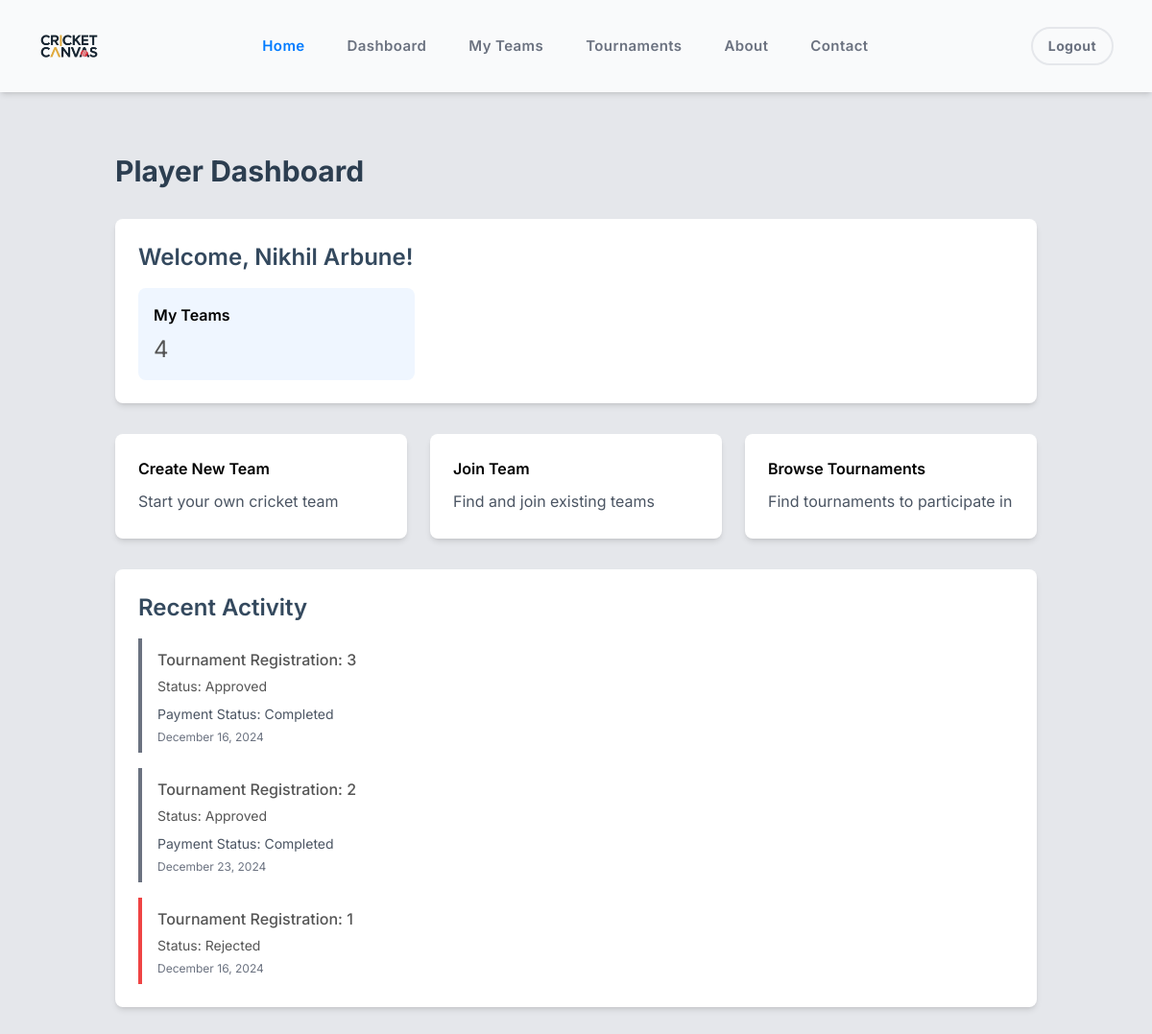
Screenshot of /dashboard/player_dashboard.php (signed in) with the database file from the repository.
### tables this page shows
CREATE TABLE `users` (
  `user_id` int(11) NOT NULL,
  `username` varchar(50) NOT NULL,
  `email` varchar(100) NOT NULL,
  `password` varchar(255) NOT NULL,
  `role` enum('player','organizer','admin') NOT NULL,
  `is_active` tinyint(1) NOT NULL DEFAULT 1,
  `created_at` timestamp NOT NULL DEFAULT current_timestamp()
);

CREATE TABLE `tournament_teams` (
  `tournament_id` int(11) NOT NULL,
  `team_id` int(11) NOT NULL,
  `registration_date` timestamp NOT NULL DEFAULT current_timestamp(),
  `status` enum('pending','approved','rejected') DEFAULT 'pending',
  `payment_status` enum('pending','completed') DEFAULT 'pending',
  `transaction_id` varchar(100) DEFAULT NULL,
  `payment_proof` varchar(255) DEFAULT NULL
);

### config/config.php (called while the page is built, shortened)
<?php
function isLoggedIn() {
    return isset($_SESSION['user_id']);
}
function getUserRole() {
    return $_SESSION['role'] ?? null;
}
?>

### dashboard/player_dashboard.php (the view, shortened to what this page needs)
<?php
require_once '../includes/header.php';
$stmt = $pdo->prepare("SELECT * FROM users WHERE user_id = ?");
$stmt->execute([$_SESSION['user_id']]);
$player = $stmt->fetch();
$stmt = $pdo->prepare("
    SELECT t.* FROM teams t
    JOIN team_members tm ON t.team_id = tm.team_id
    WHERE tm.user_id = ? AND tm.status = 'approved'
");
$stmt->execute([$_SESSION['user_id']]);
$teams = $stmt->fetchAll();
$stmt = $pdo->prepare("
    SELECT DISTINCT
        tt.*,
        t.tournament_name,
        t.entry_fee,
        tm.team_name,
        CASE
            WHEN tt.payment_status = 'completed' THEN 'completed'
            WHEN t.entry_fee > 0 AND tt.status = 'approved' THEN 'pending'
            ELSE NULL
        END as payment_status,
        tt.registration_date
    FROM tournament_teams tt
    JOIN tournaments t ON tt.tournament_id = t.tournament_id
    JOIN teams tm ON tt.team_id = tm.team_id
    WHERE tt.team_id IN (
        SELECT team_id
        FROM teams
        WHERE captain_id = ?
    )
    ORDER BY
        t.tournament_name,
        tt.registration_date DESC
");
$stmt->execute([$_SESSION['user_id']]);
$recent_activities = $stmt->fetchAll(PDO::FETCH_GROUP | PDO::FETCH_ASSOC);
?>
<div class="container mx-auto px-4 py-8">
    <h1 class="text-3xl font-bold mb-8">Player Dashboard</h1>
    <div class="bg-white rounded-lg shadow-md p-6 mb-8">
        <h2 class="text-2xl font-semibold mb-4">Welcome, <?php echo htmlspecialchars($player['username']); ?>!</h2>
        <div class="grid grid-cols-1 md:grid-cols-3 gap-6">
            <div class="bg-blue-50 p-4 rounded-lg">
                <h3 class="font-semibold mb-2">My Teams</h3>
                <p class="text-2xl"><?php echo count($teams); ?></p>
            </div>
        </div>
    </div>
    <div class="grid grid-cols-1 md:grid-cols-2 lg:grid-cols-3 gap-6 mb-8">
        <a href="<?php echo BASE_URL; ?>/teams/create.php"
            class="bg-white p-6 rounded-lg shadow-md hover:shadow-lg transition-shadow">
            <h3 class="font-semibold mb-2">Create New Team</h3>
            <p class="text-gray-600">Start your own cricket team</p>
        </a>
        <a href="<?php echo BASE_URL; ?>/teams/join.php"
            class="bg-white p-6 rounded-lg shadow-md hover:shadow-lg transition-shadow">
            <h3 class="font-semibold mb-2">Join Team</h3>
            <p class="text-gray-600">Find and join existing teams</p>
        </a>
        <a href="<?php echo BASE_URL; ?>/tournaments/list.php"
            class="bg-white p-6 rounded-lg shadow-md hover:shadow-lg transition-shadow">
            <h3 class="font-semibold mb-2">Browse Tournaments</h3>
            <p class="text-gray-600">Find tournaments to participate in</p>
        </a>
    </div>
    <div class="bg-white rounded-lg shadow-md p-6">
        <h2 class="text-2xl font-semibold mb-4">Recent Activity</h2>
        <?php if (empty($recent_activities)): ?>
            <p class="text-gray-500">No recent activity</p>
        <?php else: ?>
            <div class="space-y-4">
                <?php foreach ($recent_activities as $tournament_name => $activities): ?>
                    <div class="border-l-4
                        <?php echo getActivityBorderColor($activities[0]['status'], $activities[0]['payment_status']); ?>
                        pl-4 py-2">
                        <p class="font-medium">
                            Tournament Registration: <?php echo htmlspecialchars($tournament_name); ?>
                        </p>
                        <div class="text-sm text-gray-600">
                            <p>Status: <?php echo ucfirst($activities[0]['status']); ?></p>
                            <?php if ($activities[0]['entry_fee'] > 0): ?>
                                <?php if ($activities[0]['status'] === 'approved'): ?>
                                    <?php if ($activities[0]['payment_status'] === 'pending'): ?>
                                        <p class="text-red-600 font-medium mt-1">
                                            Payment Due: ₹<?php echo number_format($activities[0]['entry_fee'], 2); ?>
                                            <a href="<?php echo BASE_URL; ?>/tournaments/payment/submit.php?tournament_id=<?php echo $activities[0]['tournament_id']; ?>&team_id=<?php echo $activities[0]['team_id']; ?>"
                                                class="ml-2 text-blue-500 hover:text-blue-700">
                                                Pay Now
                                            </a>
                                        </p>
                                    <?php else: ?>
                                        <p class="mt-1">
                                            <span class="<?php echo getPaymentStatusColor($activities[0]['payment_status']); ?>">
                                                Payment Status: <?php echo ucfirst($activities[0]['payment_status']); ?>
                                            </span>
                                        </p>
                                    <?php endif; ?>
                                <?php endif; ?>
                            <?php endif; ?>
                        </div>
                        <p class="text-xs text-gray-500 mt-1">
                            <?php echo timeAgo($activities[0]['registration_date']); ?>
                        </p>
                    </div>
                <?php endforeach; ?>
            </div>
        <?php endif; ?>
    </div>
</div>
<?php
function getActivityBorderColor($status, $payment_status)
{
    if ($status === 'pending') {
        return 'border-yellow-500';
    } elseif ($status === 'approved') {
        if ($payment_status === null || $payment_status === 'pending') {
            return 'border-red-500';
        } elseif ($payment_status === 'submitted') {
            return 'border-blue-500';
        } elseif ($payment_status === 'verified') {
            return 'border-green-500';
        }
    } elseif ($status === 'rejected') {
        return 'border-red-500';
    }
    return 'border-gray-500';
}
function getPaymentStatusColor($status)
{
    switch ($status) {
        default:
            return 'text-gray-600';
    }
}
function timeAgo($date)
{
    $timestamp = strtotime($date);
    $difference = time() - $timestamp;
    if ($difference < 60) {
        return "Just now";
    } elseif ($difference < 3600) {
        return floor($difference / 60) . " minutes ago";
    } elseif ($difference < 86400) {
        return floor($difference / 3600) . " hours ago";
    } elseif ($difference < 604800) {
        return floor($difference / 86400) . " days ago";
    } else {
        return date('F j, Y', $timestamp);
    }
}
?>

### includes/header.php (shortened to what this page needs)
<?php
require_once __DIR__ . '/../config/config.php';
?>
<!DOCTYPE html>
<html lang="en">
<head>
    <script src="https://cdn.tailwindcss.com"></script>
    <link rel="stylesheet" href="<?php echo BASE_URL; ?>/assets/css/style.css">
</head>
<body class="bg-gray-200">
    <header class='flex shadow-md py-4 px-4 sm:px-10 bg-gray-50 font-[sans-serif] min-h-[70px] tracking-wide relative z-50'>
        <div class='flex flex-wrap items-center justify-between gap-5 w-full'>
            <a href="<?php echo BASE_URL; ?>">
                <img src="<?php echo BASE_URL; ?>/assets/images/logo12.png" alt="Cricket Canvas" class='w-16' />
            </a>
            <div id="collapseMenu"
                class='max-lg:hidden lg:!block max-lg:before:fixed max-lg:before:bg-black max-lg:before:opacity-50 max-lg:before:inset-0 max-lg:before:z-50'>
                <ul class='lg:flex gap-x-5 max-lg:space-y-3 max-lg:fixed max-lg:bg-white max-lg:w-1/2 max-lg:min-w-[300px] max-lg:top-0 max-lg:left-0 max-lg:p-6 max-lg:h-full max-lg:shadow-md max-lg:overflow-auto z-50'>
                    <li class='max-lg:border-b border-gray-300 max-lg:py-3 px-3'>
                        <a href='<?php echo BASE_URL; ?>' class='hover:text-[#007bff] text-[#007bff] block font-semibold text-[15px]'>Home</a>
                    </li>
                    <?php if (isLoggedIn()): ?>
                        <?php if (getUserRole() == 'player'): ?>
                            <li class='max-lg:border-b border-gray-300 max-lg:py-3 px-3'>
                                <a href='<?php echo BASE_URL; ?>/dashboard/player_dashboard.php' class='hover:text-[#007bff] text-gray-500 block font-semibold text-[15px]'>Dashboard</a>
                            </li>
                            <li class='max-lg:border-b border-gray-300 max-lg:py-3 px-3'>
                                <a href='<?php echo BASE_URL; ?>/teams/view.php' class='hover:text-[#007bff] text-gray-500 block font-semibold text-[15px]'>My Teams</a>
                            </li>
                            <li class='max-lg:border-b border-gray-300 max-lg:py-3 px-3'>
                                <a href='<?php echo BASE_URL; ?>/tournaments/list.php' class='hover:text-[#007bff] text-gray-500 block font-semibold text-[15px]'>Tournaments</a>
                            </li>
                        <?php endif; ?>
                    <?php endif; ?>
                    <li class='max-lg:border-b border-gray-300 max-lg:py-3 px-3'>
                        <a href='<?php echo BASE_URL; ?>/includes/about.php' class='hover:text-[#007bff] text-gray-500 block font-semibold text-[15px]'>About</a>
                    </li>
                    <li class='max-lg:border-b border-gray-300 max-lg:py-3 px-3'>
                        <a href='<?php echo BASE_URL; ?>/includes/contact.php' class='hover:text-[#007bff] text-gray-500 block font-semibold text-[15px]'>Contact</a>
                    </li>
                </ul>
            </div>
            <div class='flex max-lg:ml-auto space-x-4'>
                <?php if (!isLoggedIn()): ?>
                    <a href='<?php echo BASE_URL; ?>/auth/login.php' class='px-4 py-2 text-sm rounded-full font-bold text-gray-500 border-2 bg-transparent hover:bg-gray-50 transition-all ease-in-out duration-300'>Login</a>
                    <a href='<?php echo BASE_URL; ?>/auth/register.php' class='px-4 py-2 text-sm rounded-full font-bold text-white border-2 border-[#007bff] bg-[#007bff] transition-all ease-in-out duration-300 hover:bg-transparent hover:text-[#007bff]'>Sign up</a>
                <?php else: ?>
                    <a href='<?php echo BASE_URL; ?>/auth/logout.php' class='px-4 py-2 text-sm rounded-full font-bold text-gray-500 border-2 bg-transparent hover:bg-gray-50 transition-all ease-in-out duration-300'>Logout</a>
                <?php endif; ?>
            </div>
        </div>
    </header>
    <main class="container mx-auto px-4 py-8">

### assets/css/style.css (style rules this page uses)
* { margin: 0; box-sizing: border-box; font-family: "Inter", serif; }
body { font-family: "Inter", serif; }
body { background-color: #f8f9fa; }
h1 { color: #2c3e50; font-weight: bold; }
h2 { color: #34495e; margin-bottom: 20px; font-size: 24px; }
p { color: #555; line-height: 1.8; }

### rows the page displays
users: username "Nikhil Arbune"
tournament_teams: tournament_name "3", status "Approved", payment_status "Completed", registration_date "December 16, 2024"
tournament_teams: tournament_name "2", status "Approved", payment_status "Completed", registration_date "December 23, 2024"
tournament_teams: tournament_name "1", status "Rejected", registration_date "December 16, 2024"

### other values shown
count($teams) "4"
